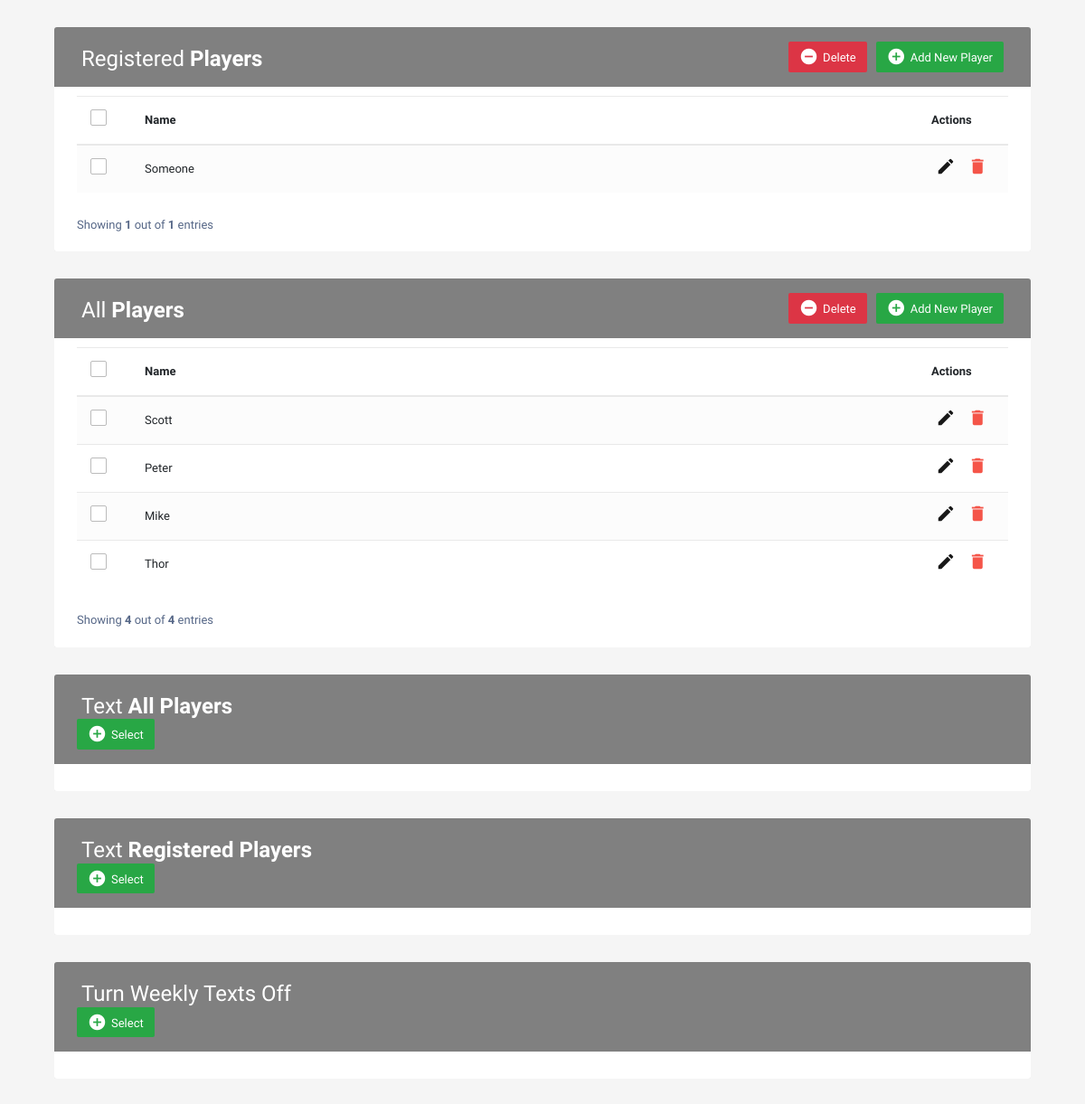
/crud_base/, run on an earlier commit of the app's database.
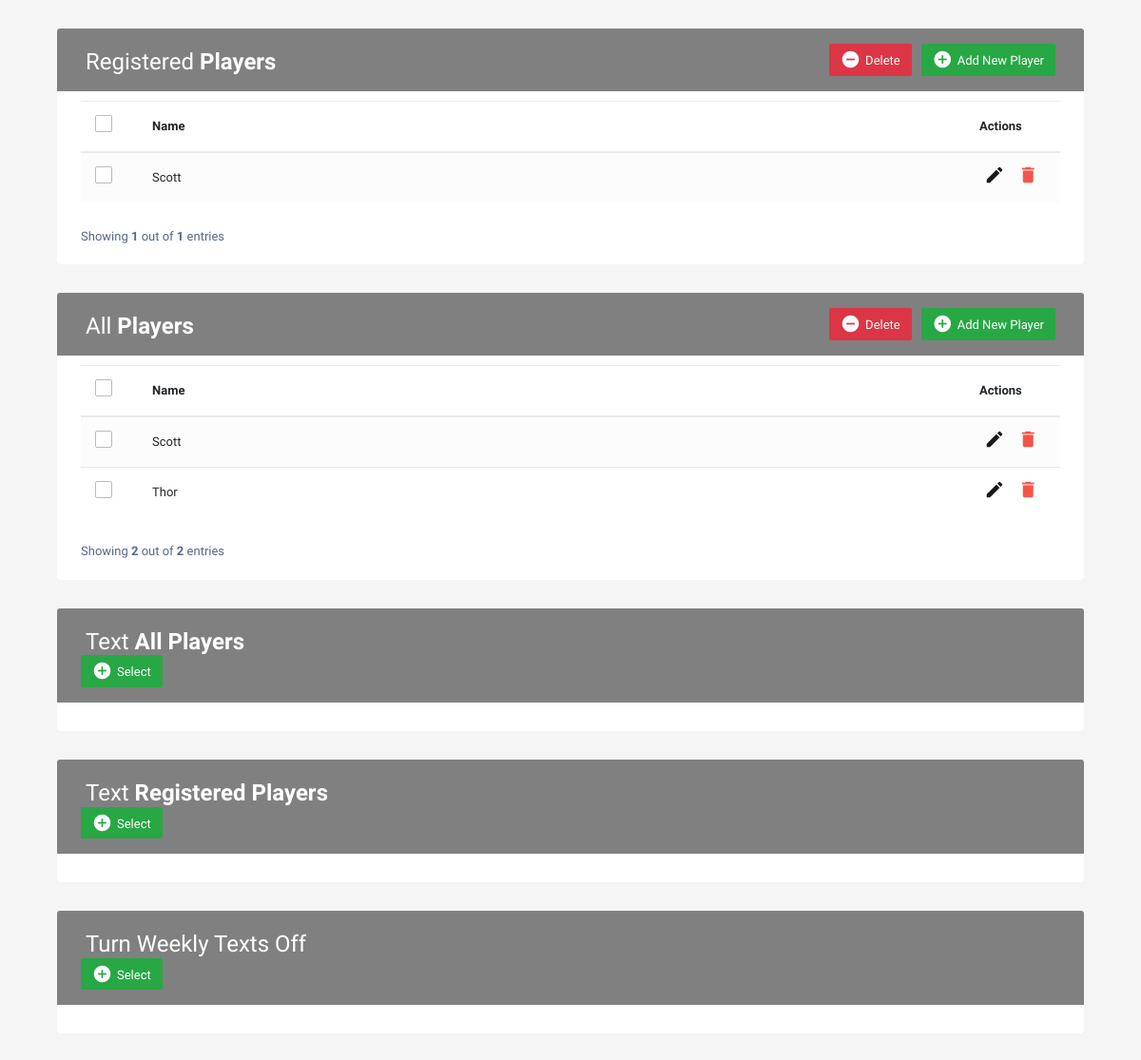
And on a later commit of the database.
### b_ball/models.py (models this page shows, shortened)
class Player(models.Model):
    player_name = models.CharField(max_length=30)
    player_email = models.CharField(max_length=30)
    player_cell = models.CharField(max_length=10)

class Player_full_text_list(models.Model):
    player_name_full_text = models.CharField(max_length=30)
    player_cell_full_text = models.CharField(max_length=30)

### b_ball/views.py (the view)
# urls.py: path('crud_base/', views.crud_base, name = 'CRUD Base'),
def crud_base(request):
    players = Player.objects.all()
    all_players = Player_full_text_list.objects.all()
    count = len(players)
    count_all = len(all_players)
    return render (request, 'crud_base.html',{'players': players, 'all_players': all_players, 'count': count, 'count_all': count_all,})

### b_ball/templates/crud_base.html (shortened to what the changed rows need)
<!DOCTYPE html>
<html lang="en">
<head>
<link rel="stylesheet" href="https://stackpath.bootstrapcdn.com/bootstrap/4.5.0/css/bootstrap.min.css">
<link rel="stylesheet" href="https://maxcdn.bootstrapcdn.com/font-awesome/4.7.0/css/font-awesome.min.css">
</head>
<body>
	<div class="container min-vh-100">
		<div class="container-sm">
			<div class="table-responsive">
				<div class="table-wrapper">
					<div class="table-title">
						<div class="row">
							<div class="col-sm-6">
								<h2>Registered <b>Players</b></h2>
							</div>
						</div>
					</div>
			<table class="table table-striped table-hover table-responsive-sm">
				<thead>
					<tr>
						<th>
							<span class="custom-checkbox">
								<label for="selectAll"></label>
							</span>
						</th>
						<th>Name</th>
						<th>Actions</th>
					</tr>
				</thead>
				<tbody>
                    {% for p in players %}
					<tr>
						<td>
							<span class="custom-checkbox">
								<label for="checkbox1"></label>
							</span>
						</td>
						<td>{{p.player_name}}</td>
						<td>
							<a href="/edit_roster/{{p.id}}" class="edit" ><i class="material-icons" data-toggle="tooltip" title="Edit">&#xE254;</i></a>
							<a href="delete/{{p.id}}" class="delete" ><i class="material-icons" data-toggle="tooltip" title="Delete">&#xE872;</i></a>
						</td>
					</tr>
					{% endfor %}
				</tbody>
			</table>
			</div>
		</div>
	</div>
		<div class="container-sm">
			<div class="table-responsive">
				<div class="table-wrapper">
					<div class="table-title">
						<div class="row">
							<div class="col-sm-6">
								<h2>All <b>Players</b></h2>
							</div>
						</div>
					</div>
					<table class="table table-striped table-hover table-responsive-sm">
						<thead>
							<tr>
								<th>
									<span class="custom-checkbox">
										<label for="selectAll"></label>
									</span>
								</th>
								<th>Name</th>
								<th>Actions</th>
							</tr>
						</thead>
						<tbody>
							{% for p in all_players %}
							<tr>
								<td>
									<span class="custom-checkbox">
										<label for="checkbox1"></label>
									</span>
								</td>
								<td>{{p.player_name_full_text}}</td>
								<td>
									<a href="/edit_full_roster/{{p.id}}" class="edit" ><i class="material-icons" data-toggle="tooltip" title="Edit">&#xE254;</i></a>
									<a href="/delete_full_list/{{p.id}}" class="delete" ><i class="material-icons" data-toggle="tooltip" title="Delete">&#xE872;</i></a>
								</td>
							</tr>
							{% endfor %}
						</tbody>
					</table>
					<div class="clearfix">
						<div class="hint-text">Showing <b>{{count_all}}</b> out of <b>{{count_all}}</b> entries</div>
					</div>
				</div>
			</div>
		</div>
		<div class="container-sm">
			<div class="table-responsive">
				<div class="table-wrapper">
					<div class="table-title">
						<div class="row">
							<div class="col-sm-6">
								<h2>Text <b> All Players</b></h2>
							</div>
						</div>
					</div>
				</div>
			</div>
		</div>
		<div class="container-sm">
			<div class="table-responsive">
				<div class="table-wrapper">
					<div class="table-title">
						<div class="row">
							<div class="col-sm-6">
								<h2>Text <b> Registered Players</b></h2>
							</div>
						</div>
					</div>
				</div>
			</div>
		</div>
		<div class="container-sm">
			<div class="table-responsive">
				<div class="table-wrapper">
					<div class="table-title">
						<div class="row">
							<div class="col-sm-6">
								<h2>Turn Weekly Texts Off</h2>
							</div>
						</div>
					</div>
				</div>
			</div>
		</div>
	</div>
</body>
</html>

What changed in the data, as far as the page shows it:
removed Player: player_name "Someone"
removed Player_full_text_list: player_name_full_text "Peter"
removed Player_full_text_list: player_name_full_text "Mike"
added Player: player_name "Scott"
Also different on the page:
{{ count_all }}: "4" → "2"
